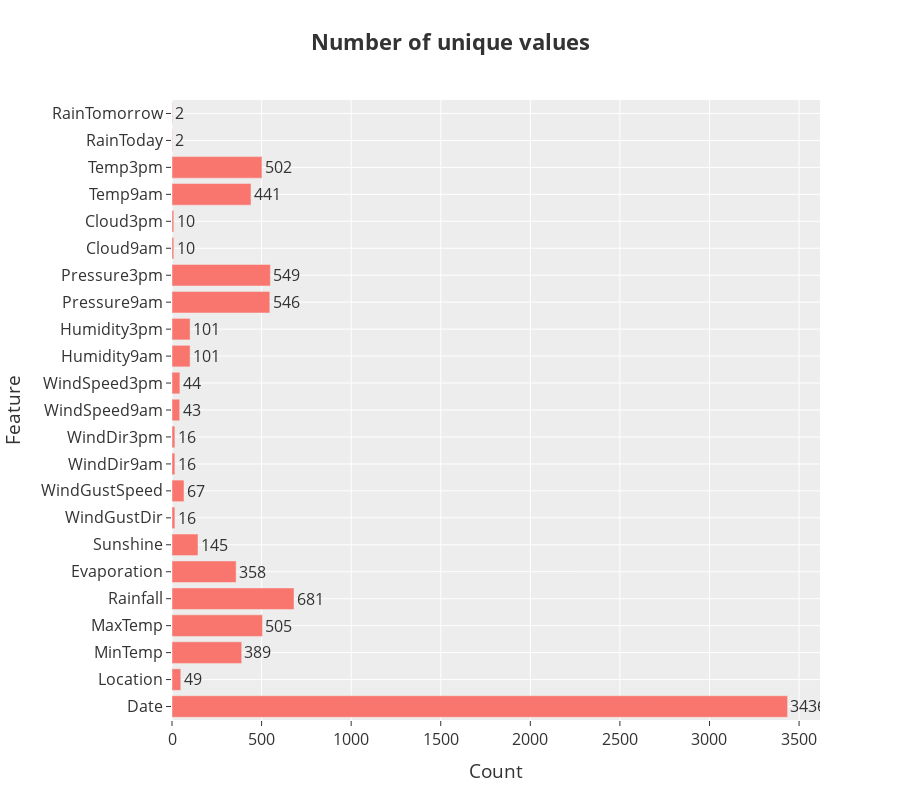

Here is the notebook cell this chart was saved with:
### Code cell
unique_number = data.nunique() \
                .reset_index() \
                .rename(columns={'index': 'Feature', 0: 'Count'})
fig = px.bar(unique_number, x='Count', y='Feature', text='Count', template='ggplot2',
            title='<b>Number of unique values<b>', height=800)
fig.update_traces(textposition='outside')
fig.update_layout(uniformtext_minsize=12, font_size=16)
fig.show()

### Figure 1 — Plotly figure (JSON) as saved in the notebook; plotly's stock layout.template omitted (floating-point values rounded to 4 significant figures)
{"data": [{"alignmentgroup": "True", "hovertemplate": "Count=%{text}<br>Feature=%{y}<extra></extra>", "legendgroup": "", "marker": {"color": "#F8766D", "pattern": {"shape": ""}}, "name": "", "offsetgroup": "", "orientation": "h", "showlegend": false, "text": [3436, 49, 389, 505, 681, 358, 145, 16, 67, 16, 16, 43, 44, 101, 101, 546, 549, 10, 10, 441, 502, 2, 2], "textposition": "outside", "type": "bar", "x": [3436, 49, 389, 505, 681, 358, 145, 16, 67, 16, 16, 43, 44, 101, 101, 546, 549, 10, 10, 441, 502, 2, 2], "xaxis": "x", "y": ["Date", "Location", "MinTemp", "MaxTemp", "Rainfall", "Evaporation", "Sunshine", "WindGustDir", "WindGustSpeed", "WindDir9am", "WindDir3pm", "WindSpeed9am", "WindSpeed3pm", "Humidity9am", "Humidity3pm", "Pressure9am", "Pressure3pm", "Cloud9am", "Cloud3pm", "Temp9am", "Temp3pm", "RainToday", "RainTomorrow"], "yaxis": "y"}], "layout": {"barmode": "relative", "font": {"size": 16}, "height": 800, "legend": {"tracegroupgap": 0}, "title": {"text": "<b>Number of unique values<b>"}, "uniformtext": {"minsize": 12}, "xaxis": {"anchor": "y", "domain": [0, 1], "title": {"text": "Count"}}, "yaxis": {"anchor": "x", "domain": [0, 1], "title": {"text": "Feature"}}}}
